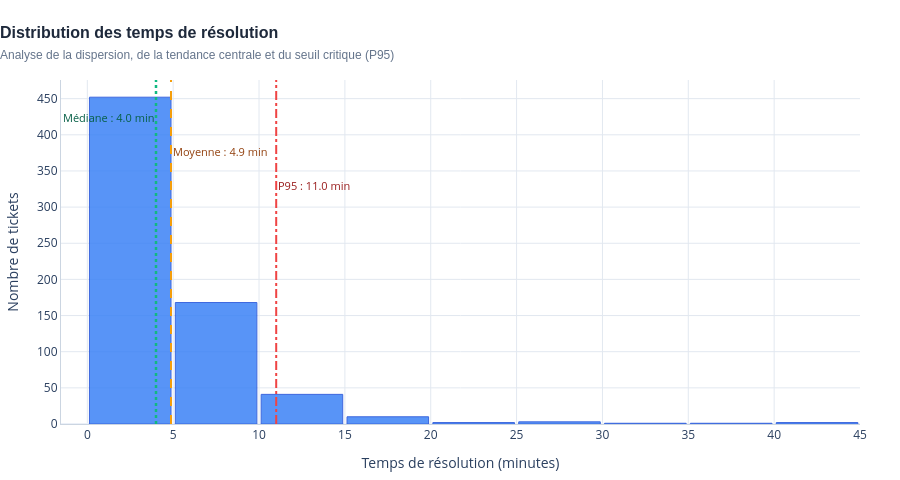

Notebook source saved alongside this figure:
### Code cell
import plotly.graph_objects as go

fig_distribution = go.Figure()

# 1. Histogramme avec un design plus moderne (bleu pro et bordures nettes)
fig_distribution.add_trace(
    go.Histogram(
        x=durees,
        xbins=dict(
            start=0,
            end=45,
            size=5
        ),
        name="Tickets",
        marker=dict(
            color="#3b82f6",  # Bleu vif moderne
            line=dict(color="#1d4ed8", width=1) # Bordure plus sombre pour détacher les barres
        ),
        opacity=0.85,
        hovertemplate=(
            "<b>Intervalle :</b> %{x} min<br>"
            "<b>Nombre de tickets :</b> %{y}<br>"
            "<extra></extra>"
        )
    )
)

# 2. Ligne de la Médiane (Vert émeraude - Indicateur central robuste)
fig_distribution.add_vline(
    x=temps_median,
    line_dash="dot",
    line_width=2.5,
    line_color="#10b981",
    annotation_text=f"Médiane : {temps_median:.1f} min",
    annotation_position="top left",
    annotation=dict(font_size=11, font_color="#065f46", y=0.92)
)

# 3. Ligne de la Moyenne (Orange ambré)
fig_distribution.add_vline(
    x=temps_moyen,
    line_dash="dash",
    line_width=2,
    line_color="#f59e0b",
    annotation_text=f"Moyenne : {temps_moyen:.1f} min",
    annotation_position="top right",
    annotation=dict(font_size=11, font_color="#92400e", y=0.82)
)

# 4. Ligne du P95 (Rouge alerte - Seuil critique)
fig_distribution.add_vline(
    x=temps_p95,
    line_dash="dashdot",
    line_width=2,
    line_color="#ef4444",
    annotation_text=f"P95 : {temps_p95:.1f} min",
    annotation_position="top right",
    annotation=dict(font_size=11, font_color="#991b1b", y=0.72)
)

# 5. Mise en page globale harmonisée
fig_distribution.update_layout(
    title=dict(
        text="<b>Distribution des temps de résolution</b><br><span style='font-size:12px; color:#64748b;'>Analyse de la dispersion, de la tendance centrale et du seuil critique (P95)</span>",
        font=dict(size=16, color="#1e293b", family="Arial"),
        x=0.0,
        y=0.92,
    ),
    xaxis=dict(
        title="Temps de résolution (minutes)",
        showgrid=True,
        gridcolor="#e2e8f0",
        linecolor="#cbd5e1"
    ),
    yaxis=dict(
        title="Nombre de tickets",
        showgrid=True,
        gridcolor="#e2e8f0",
        linecolor="#cbd5e1"
    ),
    template="plotly_white",
    height=480,
    bargap=0.05, # Resserre légèrement les barres pour un aspect plus compact et professionnel
    hovermode="x unified",
    showlegend=False, # Masqué car les annotations textuelles identifient déjà clairement chaque ligne
    margin=dict(t=80, b=40, l=60, r=40),
)

fig_distribution.show()

### Figure 1 — Plotly figure (JSON) as saved in the notebook; plotly's stock layout.template omitted (floating-point values rounded to 4 significant figures; data arrays with more than 128 entries replaced by an {"elided": "..."} marker saying what was removed)
{"data": [{"hovertemplate": "<b>Intervalle :</b> %{x} min<br><b>Nombre de tickets :</b> %{y}<br><extra></extra>", "marker": {"color": "#3b82f6", "line": {"color": "#1d4ed8", "width": 1}}, "name": "Tickets", "opacity": 0.85, "type": "histogram", "x": {"elided": "680 float values"}, "xbins": {"end": 45, "size": 5, "start": 0}}], "layout": {"annotations": [{"font": {"color": "#065f46", "size": 11}, "showarrow": false, "text": "Médiane : 4.0 min", "x": 4, "xanchor": "right", "xref": "x", "y": 0.92, "yanchor": "top", "yref": "y domain"}, {"font": {"color": "#92400e", "size": 11}, "showarrow": false, "text": "Moyenne : 4.9 min", "x": 4.873, "xanchor": "left", "xref": "x", "y": 0.82, "yanchor": "top", "yref": "y domain"}, {"font": {"color": "#991b1b", "size": 11}, "showarrow": false, "text": "P95 : 11.0 min", "x": 11, "xanchor": "left", "xref": "x", "y": 0.72, "yanchor": "top", "yref": "y domain"}], "bargap": 0.05, "height": 480, "hovermode": "x unified", "margin": {"b": 40, "l": 60, "r": 40, "t": 80}, "shapes": [{"line": {"color": "#10b981", "dash": "dot", "width": 2.5}, "type": "line", "x0": 4, "x1": 4, "xref": "x", "y0": 0, "y1": 1, "yref": "y domain"}, {"line": {"color": "#f59e0b", "dash": "dash", "width": 2}, "type": "line", "x0": 4.873, "x1": 4.873, "xref": "x", "y0": 0, "y1": 1, "yref": "y domain"}, {"line": {"color": "#ef4444", "dash": "dashdot", "width": 2}, "type": "line", "x0": 11, "x1": 11, "xref": "x", "y0": 0, "y1": 1, "yref": "y domain"}], "showlegend": false, "title": {"font": {"color": "#1e293b", "family": "Arial", "size": 16}, "text": "<b>Distribution des temps de résolution</b><br><span style='font-size:12px; color:#64748b;'>Analyse de la dispersion, de la tendance centrale et du seuil critique (P95)</span>", "x": 0, "y": 0.92}, "xaxis": {"gridcolor": "#e2e8f0", "linecolor": "#cbd5e1", "showgrid": true, "title": {"text": "Temps de résolution (minutes)"}}, "yaxis": {"gridcolor": "#e2e8f0", "linecolor": "#cbd5e1", "showgrid": true, "title": {"text": "Nombre de tickets"}}}}
